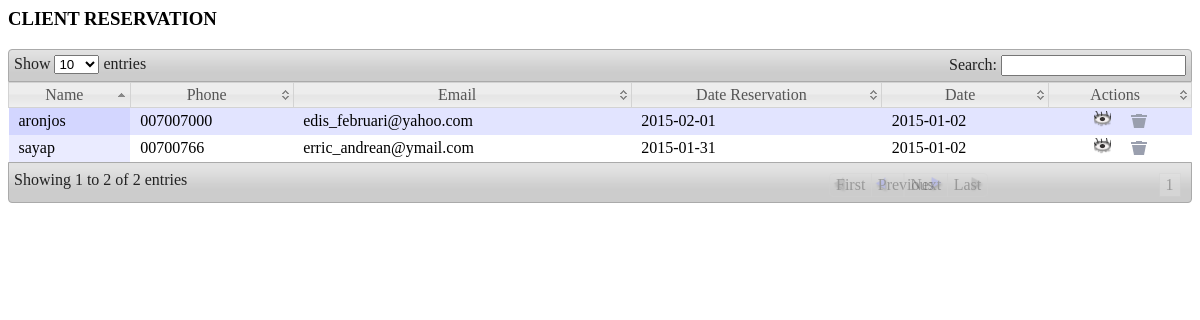
The page /adm/modul/mod_reservasi/reservasi.php (signed in) on the database its author committed.
### tables this page shows
CREATE TABLE IF NOT EXISTS `reservasi` (
  `id_kontak` int(11) NOT NULL AUTO_INCREMENT,
  `nama` varchar(100) NOT NULL,
  `phone` varchar(20) NOT NULL,
  `email` varchar(50) NOT NULL,
  `alamat` text NOT NULL,
  `tgl_pesan` date NOT NULL,
  `jml_orang` varchar(20) NOT NULL,
  `paket` varchar(50) NOT NULL,
  `extra_bed` varchar(11) NOT NULL,
  `subjek` varchar(100) NOT NULL,
  `pesan` text NOT NULL,
  `tanggal` date NOT NULL,
  PRIMARY KEY (`id_kontak`)
);

### adm/modul/mod_reservasi/reservasi.php (the view, shortened to what this page needs)
<?php
 if (empty($_SESSION['username']) AND empty($_SESSION['passuser'])){
  echo "<link href='style.css' rel='stylesheet' type='text/css'>
 <center>Untuk mengakses modul, Anda harus login <br>";
  echo "<a href=../../index.php><b>LOGIN</b></a></center>";
}
else { ?>
		<?php
		switch($_GET[act]){
			default:
		?>
		<?php
			$aksi="modul/mod_reservasi/aksi_reservasi.php";
				?>
		<article class="module width_full">
			<header><h3 class="tabs_involved">CLIENT RESERVATION</h3>
			</header>
		<div class="tab_container">
			<div id="tab1" class="tab_content">
			<table class='display' id='example'>
			<thead>
				<tr>
    				<th>Name</th>
    				<th>Phone</th>
    				<th>Email</th>
    				<th>Date Reservation</th>
    				<th>Date</th>
    				<th>Actions</th>
				</tr>
			</thead>
			<tbody>
			<?php
				$reservasi = mysql_query("SELECT * FROM reservasi ORDER BY id_kontak");
				while($k=mysql_fetch_array($reservasi)){
				?>
				<tr>
    				<td><?php echo"$k[nama]" ?></td>
    				<td><?php echo"$k[phone]" ?></td>
    				<td><?php echo"$k[email]" ?></td>
    				<td><?php echo"$k[tgl_pesan]" ?></td>
    				<td><?php echo"$k[tanggal]" ?></td>
    				<td style="text-align:center"><a href="<?php echo"?module=reservasi&act=edit&id=$k[id_kontak]";?>"><input type="image" src="images/icn_view.png" title="Lihat Reservasi"></a> &nbsp;&nbsp;&nbsp;&nbsp;<a href="<?php echo"$aksi?module=reservasi&act=hapus&id=$k[id_kontak]";?>"><input type="image" src="images/icn_trash.png" title="Trash"></a></td>
				</tr>
			<?php } ?>
			</tbody>
			</table>
			</div>
		</div>
		</article>
		<?php break;
		?>
		<?php
		 } ?>
<?php } ?>

### adm/media/css/demo_table_jui.css (style rules this page uses)
table.display thead th { padding: 3px 0px 3px 10px; cursor: pointer; * cursor: hand; }
table.display { margin: 0 auto; width: 100%; clear: both; border-collapse: collapse; }
table.display td { padding: 3px 10px; }
tr.odd { background-color: #E2E4FF; }
tr.even { background-color: white; }
tr.odd td.sorting_1 { background-color: #D3D6FF; }
tr.even td.sorting_1 { background-color: #EAEBFF; }

### rows shown on the page
reservasi: nama "sayap", phone "00700766", email "erric_andrean@ymail.com", tgl_pesan "2015-01-31", tanggal "2015-01-02"
reservasi: nama "aronjos", phone "007007000", email "edis_februari@yahoo.com", tgl_pesan "2015-02-01", tanggal "2015-01-02"
